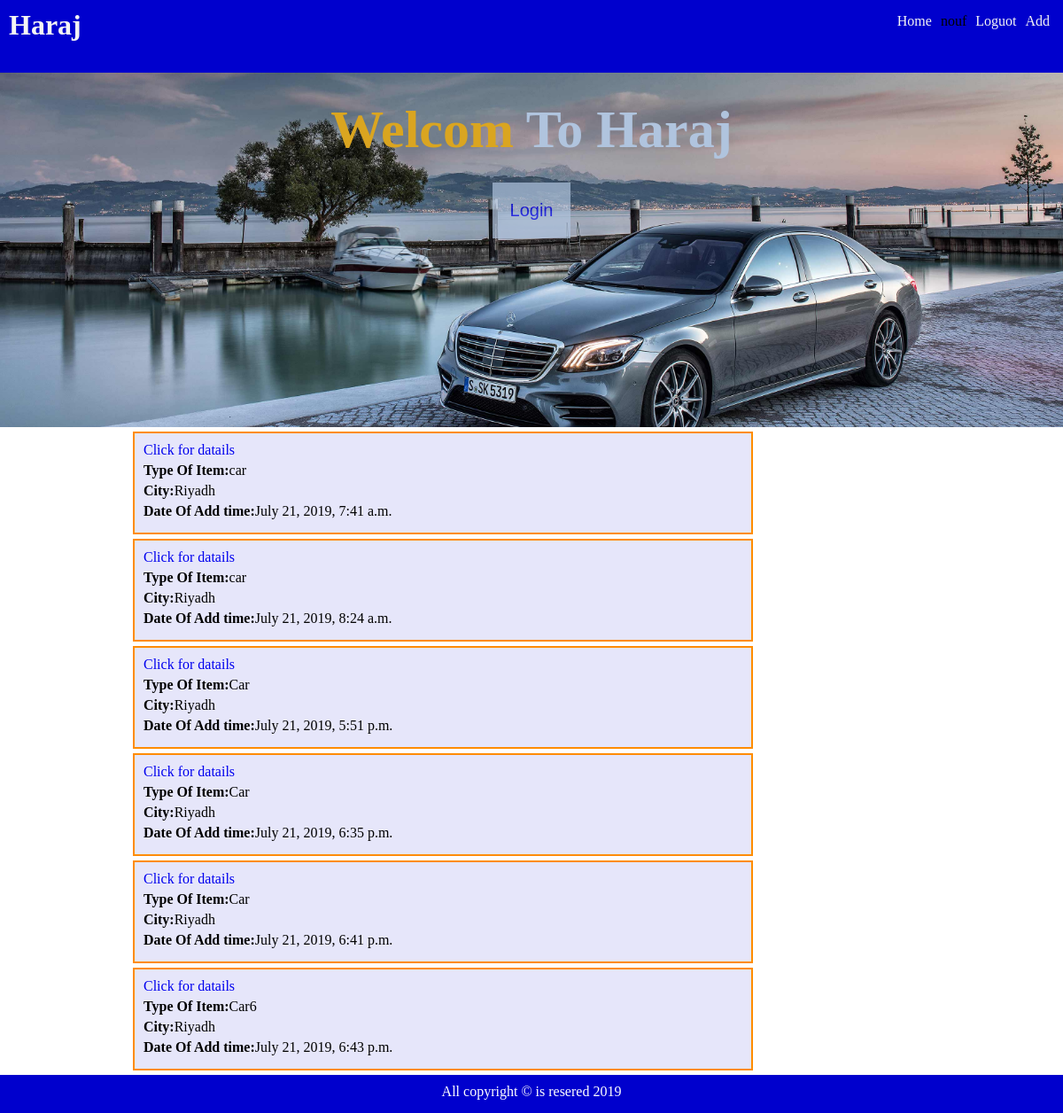
Screenshot of /home/ (signed in) with the database file from the repository.
### Haraj_app/models.py (models this page shows, shortened)
class Item(models.Model):
    typ= models.CharField(max_length=30)
    phonenum=models.CharField(max_length=10)
    price=models.CharField(max_length=7)
    x={
        ('R','Riyadh'),
        ('J','Jeddah'),
        ('D','Dammam')
    }
    city=models.CharField(max_length=1,choices=x)
    Manufacturer=models.CharField(max_length=30)
    start_on=models.DateTimeField(default=timezone.now)
    picture =models.ImageField(upload_to='items')

### Haraj_app/views.py (the view)
# urls.py: 2. Add a URL to urlpatterns:  path('', views.home, name='home')
def home(request):
    Items= Item.objects.all()
    data ={
        'Items' : Items
    }
    return render(request, 'home.html' ,data)

### templates/home.html (shortened to what this page needs)
{% extends 'base.html' %}
{% load static %}
{% block body %}
<link rel="stylesheet" href="{% static 'all.css'%}">
<div id="homepag">
    <div class="homepage-content">
     <h1 class="wel"><span class="text-primary">Welcom</span> To Haraj</h1>
        <button class="btn"><a class="lin" href="{% url 'login' %}">Login</a></button>
</div>
    </div>
                <div id="home">
                        {% for i in Items %}
                      <div class="box">
                         <p> <a class="lin" href="{% url 'detail' i.id %}">Click for datails</a></p>
                        <p><strong>Type Of Item:</strong>{{i.typ}}</p>
                        <p><strong>City:</strong>{{i.city}} </p>
                        <p><strong> Date Of Add time:</strong>{{i.start_on}}</p>
                         </div>
                         {% endfor %}
                </div>
                           {% endblock %}

### templates/base.html (shortened to what this page needs)
<!DOCTYPE html>
{% load static %}
<html lang="en">
<head>
    <link rel="stylesheet" href="{% static 'style.css'%}">
</head>
<body>
    <div class="navbar">
        <h1>Haraj</h1>
        <ul>
            <li><a href="{% url 'home' %}">Home</a></li>
            {% if user.is_authenticated %}
                <li>{{user.username}}</li>
                <li><a href="{% url  'loguot' %}"> Loguot</a></li>
                <li><a href="{% url 'add' %}">Add</a></li>
            {% else %}
               <a href="{% url 'register' %}"></a>
            <li><a href="{% url 'login' %}">Login</a></li>
            {%endif %}
        </ul>
    </div>
        {% block body %}
        {% endblock %}
        <div class="footer">
            <p> All copyright &copy; is resered 2019</p>
        </div>
</body>
</html>

### static/style.css (style rules this page uses)
* { padding: 0; margin: 0; box-sizing: border-box; }
h1,h2,h3,p { margin-bottom: 5px; }
h1 { color:#FF8C00; }
.box { width: 700px; background-color: #E6E6FA; padding: 10px; border: 2px solid #FF8C00; margin: 5px 0; align-items: center; margin-left: 150px; }
.footer { background-color: #0000CD; padding: 10px; color: white; text-align: center; }
.navbar { background-color: #0000CD; padding: 10px; overflow: hidden; }
.navbar h1 { float: left; color: #f4f4f4; }
.navbar ul { float: right; list-style-type: none; }
.navbar ul li { float: left; padding: 5px; }
.navbar ul li a { color: #f4f4f4; text-decoration: none; }

### static/all.css (style rules this page uses)
.text-primary { color:#DAA520; }
h1 { padding-bottom: 20px; }
.btn { background-color: #B0C4DE; color:#00008B ; padding: 20px; font-size: 20px; border: none; cursor: pointer; opacity: 0.7; }
.lin { text-decoration: none; }
#homepag { background-image: url('car4.jpg'); background-repeat: no-repeat; background-position: center ; background-size: cover; height: 400px; }
#homepag .homepage-content .wel { text-align: center; color:#B0C4DE; }
#homepag .homepage-content { text-align: center; color:#B0C4DE; padding-top: 30px; }
#homepag .homepage-content h1 { font-size: 60px; }

### rows the page displays
Item: typ "car", city "Riyadh", start_on "July 21, 2019, 7:41 a.m."
Item: typ "car", city "Riyadh", start_on "July 21, 2019, 8:24 a.m."
Item: typ "Car", city "Riyadh", start_on "July 21, 2019, 5:51 p.m."
Item: typ "Car", city "Riyadh", start_on "July 21, 2019, 6:35 p.m."
Item: typ "Car", city "Riyadh", start_on "July 21, 2019, 6:41 p.m."
Item: typ "Car6", city "Riyadh", start_on "July 21, 2019, 6:43 p.m."

### other values shown
{{ user.username }} "nouf"
